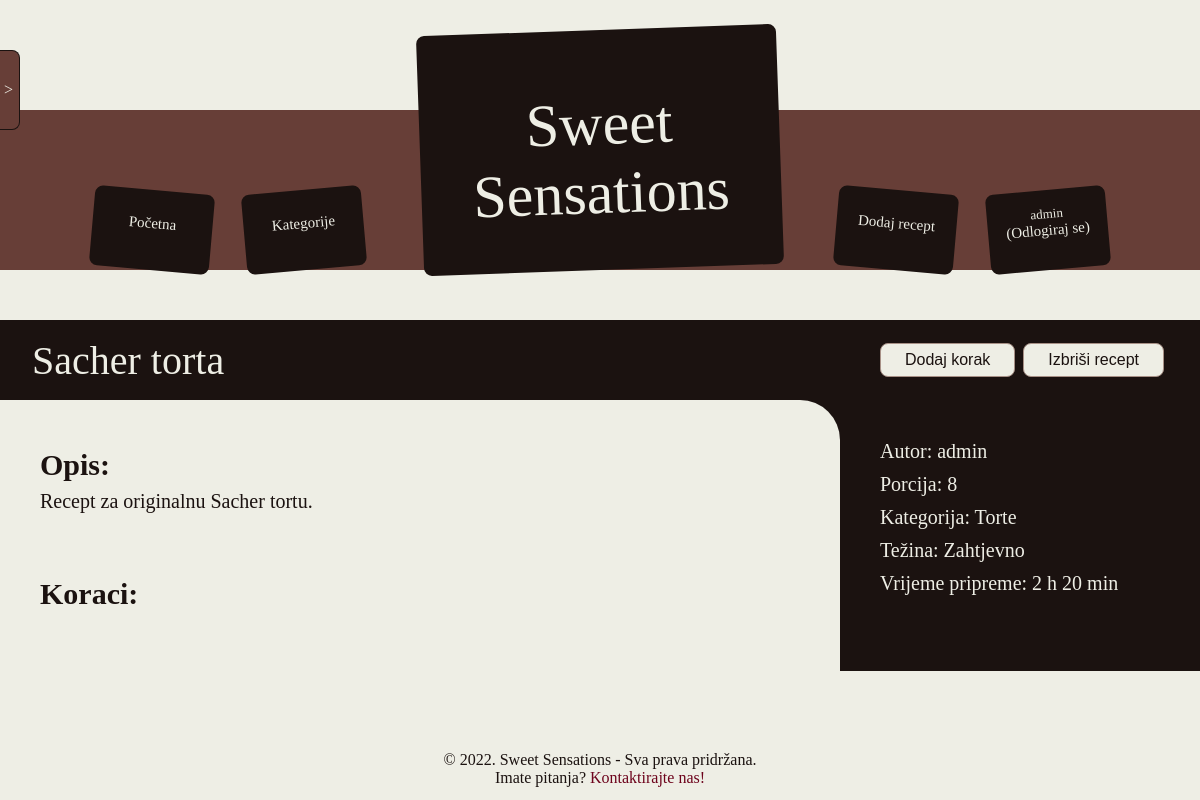
Screenshot of /recipe.php?id=1 (signed in) with the database file from the repository.
### tables this page shows
create table Recipes
(
    id int auto_increment primary key,
    created_by_user_id int not null references Users(id),
    title varchar(64) not null,
    category_id int not null references Categories(id),
    description varchar(1024) not null,
    preparation_time_minutes int not null,
    preparation_difficulty_id int not null references Preparation_Difficulties(id),
    number_of_servings int not null
);

create table Users
(
	id int auto_increment primary key,
	username varchar(64) not null unique,
	password_hash varchar(256) not null,  
	is_admin bit not null
);

create table Categories
(
    id int auto_increment primary key,
    name varchar(64) not null,
    image_url varchar(64) not null
);

create table Preparation_Difficulties (
    id int auto_increment primary key,
    name varchar(64) not null
);

### src/database/RecipeDataSource.php (called while the page is built, shortened)
<?php
class RecipeDataSource
{
    private mysqli $con;
    public function __construct(mysqli $con)
    {
        $this->con = $con;
    }
    public function get_recipe($id): array|null
    {
        $recipe_row = null;
        $query = QUERY . ' WHERE Recipes.id = ?';
        $stmt = $this->con->prepare($query);
        $stmt->bind_param('i', $id);
        $stmt->execute();
        $result = $stmt->get_result();
        if ($result->num_rows > 0) {
            $recipe_row = $result->fetch_array();
        }
        return $recipe_row;
    }
}

### src/utils/session.php (called while the page is built, shortened)
<?php
function get_session_user_id() {
    return $_SESSION['userId'] ?? null;
}
function is_session_admin() {
    return $_SESSION['isAdmin'] ?? null;
}
function can_edit_recipe($recipe): bool
{
    return is_session_admin() || get_session_user_id() === $recipe['created_by_user_id'];
}

### src/recipe.php (the view, shortened to what this page needs)
<?php
include('database/RecipeDataSource.php');
include('utils/page.php');
$recipeId = $_GET['id'];
$con = connect_to_database();
$recipes = new RecipeDataSource($con);
$recipe = $recipes->get_recipe($recipeId);
$recipeTitle = htmlspecialchars($recipe['title']);
include('partials/header.php');
include ('partials/side-menu.php');
echo "
<div class='layout'>
  <div class='recipe-display'>
    <div class='recipe-display-header'>";
    echo "
      <div class='flex-grow-1'>{$recipeTitle}</div>";
    if (can_edit_recipe($recipe)) {
        echo "
        <a class='button' href='add-step.php?recipeId={$recipeId}'>Dodaj korak</a>
        <form class='form-small' action='delete-recipe.php' method='post'>
            <input type='hidden' value='{$recipe['id']}' name='id'>
            <input class='button' type='submit' value='Izbriši recept'>
          </form>
        ";
    }
echo "
    </div>
    <div class='recipe-display-body'>
      <div class='recipe-display-contents'>
        <h2> Opis: </h2>";
    $recipeDescription = htmlspecialchars($recipe['description']);
echo "
        <div class='recipe-display-info-field'>{$recipeDescription}</div>
        <br>
        <br>
        <h2> Koraci: </h2>
        <ol>";
    echo "
        </ol>
      </div>
      <div class='recipe-display-info'>
        <div class='recipe-display-info-field'> Autor: {$recipe['creator_username']} </div>
        <div class='recipe-display-info-field'> Porcija: {$recipe['number_of_servings']} </div>
        <div class='recipe-display-info-field'> Kategorija: {$recipe['category']} </div>
        <div class='recipe-display-info-field'> Težina: {$recipe['difficulty']} </div>
        <div class='recipe-display-info-field'> Vrijeme pripreme: ";
        $hours = (int) ($recipe['preparation_time_minutes'] / 60);
        $minutes = $recipe['preparation_time_minutes'] % 60;
        if ($hours > 0) {
            echo "$hours h ";
        }
        echo "$minutes min </div >
      </div>
    </div>
  </div>
</div>
";
include('partials/footer.php');

### src/static/style.css (style rules this page uses)
* { --var-color-white: #eeeee5; --var-color-light-brown: #a79086; --var-color-brown: #673e37; --var-color-dark-brown: #1b1210; --var-color-cherry: #6d031c; box-sizing: border-box; }
body { padding: 0; margin: 0; background-color: var(--var-color-white); }
a { text-decoration: none; color: var(--var-color-cherry); }
.layout { display: flex; flex-wrap: wrap; justify-content: center; }
.recipe-display { background-color: var(--var-color-dark-brown); width: 100%; }
.recipe-display-header { width: 100%; height: 80px; color: var(--var-color-white); text-align: left; padding: 16px 32px; font-size: 40px; display: flex; justify-content: space-between; align-items: center; }
.recipe-display-body { width: 100%; display: flex; font-size: 20px; }
.recipe-display-contents { background-color: var(--var-color-white); color: var(--var-color-dark-brown); border-top-right-radius: 40px; width: 70%; padding: 40px; }
.recipe-display-info { width: 30%; color: var(--var-color-white); padding: 40px; }
.recipe-display-info-field { margin-bottom: 10px; }
.flex-grow-1 { flex-grow: 1; }
.form-small { display: flex; align-items: center; }
.button { border: 1px solid var(--var-color-light-brown); border-radius: 8px; padding: 8px 24px; background-color: var(--var-color-white); color: var(--var-color-dark-brown); height: min-content; font-size: 16px; flex-grow: 0; margin: 0 4px; line-height: 16px; font-family: Tahoma, sans-serif; white-space: nowrap; }
h1, h2, h3, h4, h5 { margin: 8px 0; }

### rows the page displays
recipes: title "Sacher torta", description "Recept za originalnu Sacher tortu.", created_by_user.username "admin", number_of_servings "8", category.name "Torte", preparation_difficulty.name "Zahtjevno", preparation_time_minutes "2", preparation_time_minutes "20"

### other values shown
$username "admin"
